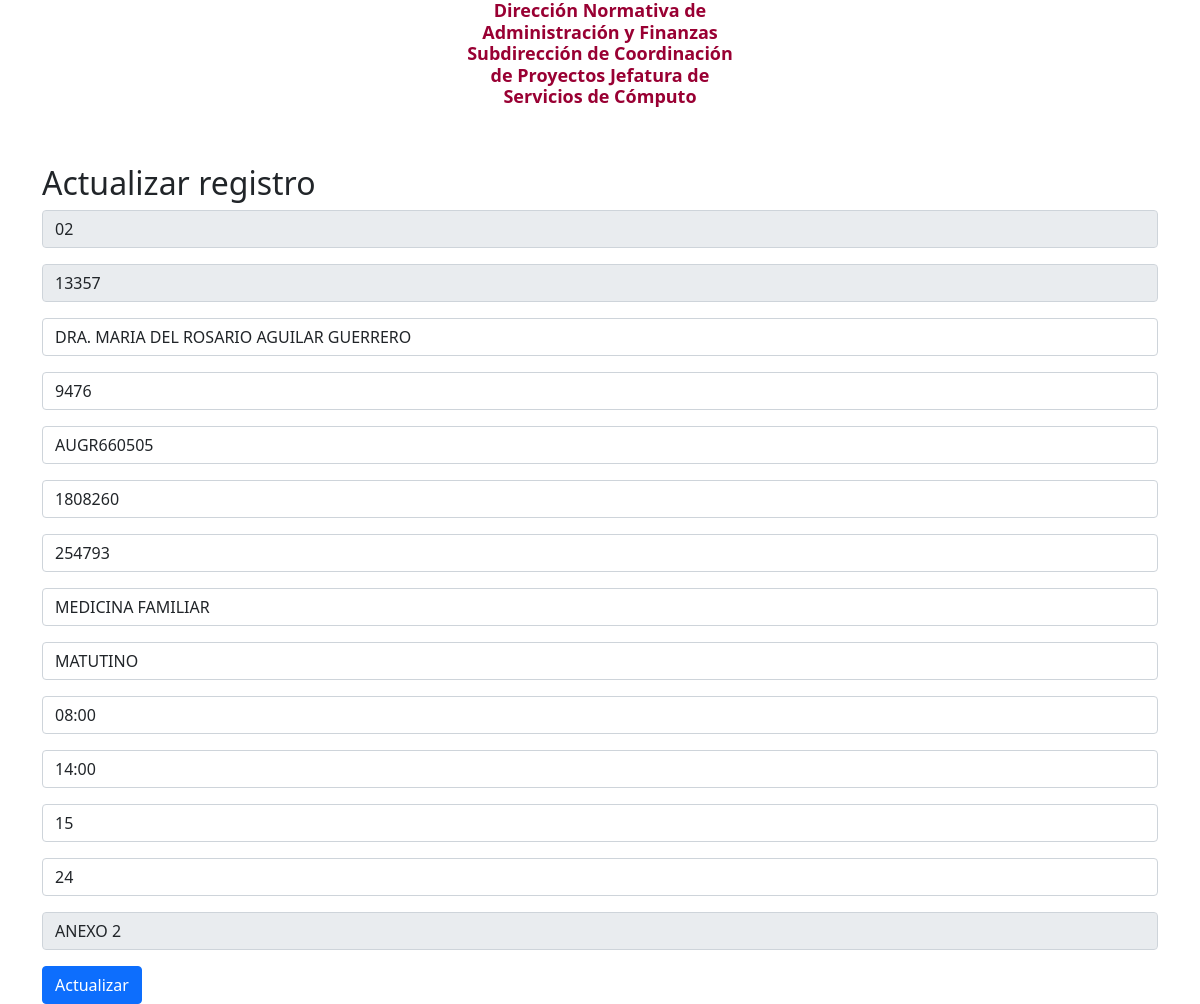
Page /actualizar.php?id=3 on the committed database.
### tables this page shows
CREATE TABLE `medicos` (
  `id` int(11) NOT NULL,
  `id_medico` int(11) NOT NULL,
  `n_empleado` int(11) NOT NULL,
  `nom_medico` varchar(50) NOT NULL,
  `cedula` int(11) NOT NULL,
  `rfc` varchar(20) NOT NULL,
  `servicio` varchar(50) NOT NULL,
  `turno` varchar(15) NOT NULL,
  `h_inicio` varchar(10) NOT NULL,
  `h_final` varchar(10) NOT NULL,
  `t_consulta` int(11) NOT NULL,
  `n_citas` int(11) NOT NULL,
  `observaciones` varchar(200) NOT NULL,
  `id_consultorio` int(11) NOT NULL,
  `nom_consultorio` varchar(50) NOT NULL
);

### actualizar.php (the view, shortened to what this page needs)
<?php
    $con=conectar();
$id=$_GET['id'];
$sql="SELECT * FROM medicos WHERE id='$id'";
$query=mysqli_query($con,$sql);
$row=mysqli_fetch_array($query);
?>
<!DOCTYPE html>
<html lang="en">
<head>
    <link rel="stylesheet" href="style.css">
    <link href="https://cdn.jsdelivr.net/npm/bootstrap@5.0.0-beta1/dist/css/bootstrap.min.css" rel="stylesheet">
</head>
<header>
        <div class="container-fluid">
            <div class="row justify-content-center">
                <div class="col-sm-3">
                </div>
                <div class="col-md-3">
                    <h1 id="titulo">
                        Dirección Normativa de Administración y Finanzas Subdirección de
                        Coordinación de Proyectos Jefatura de Servicios de Cómputo
                    </h1>
                </div>
                <div class="col-md-3">
                </div>
            </div>
        </div>
</header>
                <div class="container mt-5">
                    <h2>Actualizar registro</h2>
                    <form action="update.php" method="POST">
                                <input type="text" class="form-control mb-3" name="nom_consultorio" placeholder="N° de Consultorio" value="<?php echo $row['nom_consultorio']?>" readonly="readonly" >
                                <input type="text" class="form-control mb-3" name="id_consultorio" placeholder="ID Consultorio" value="<?php echo $row['id_consultorio'] ?>"  readonly="readonly">
                                <input type="text" class="form-control mb-3" name="nom_medico" placeholder="Nombre del Médico o Sin medico" value="<?php echo $row['nom_medico'] ?>" >
                                <input type="text" class="form-control mb-3" name="id_medico" placeholder="ID Médico" value="<?php echo $row['id_medico'] ?>">
                                <input type="text" class="form-control mb-3" name="rfc" placeholder="R.F.C." value="<?php echo $row['rfc'] ?>">
                                <input type="text" class="form-control mb-3" name="cedula" placeholder="Cédula Profesional" value="<?php echo $row['cedula'] ?>">
                                <input type="text" class="form-control mb-3" name="n_empleado" placeholder="Nº Empleado" value="<?php echo $row['n_empleado'] ?>" >
                                <input type="text" class="form-control mb-3" name="servicio" placeholder="Servicio" value="<?php echo $row['servicio'] ?>" >
                                <input type="text" class="form-control mb-3" name="turno" placeholder="Turno" value="<?php echo $row['turno'] ?>" >
                                <input type="text" class="form-control mb-3" name="h_inicio" placeholder="Horario Inicio" value="<?php echo $row['h_inicio'] ?>" >
                                <input type="text" class="form-control mb-3" name="h_final" placeholder="Horario Final" value="<?php echo $row['h_final'] ?>" >
                                <input type="text" class="form-control mb-3" name="t_consulta" placeholder="Tiempo de consulta" value="<?php echo $row['t_consulta'] ?>" >
                                <input type="text" class="form-control mb-3" name="n_citas" placeholder="Número de citas" value="<?php echo $row['n_citas'] ?>" >
                                <input type="text" class="form-control mb-3" name="observaciones" placeholder="Colonias Adscritas (Observaciones)" value="<?php echo $row['observaciones'] ?>" readonly="readonly">
                                <input type="submit" class="btn btn-primary" value="Actualizar">
                    </form>
                </div>
    </body>
</html>

### style.css (style rules this page uses)
header { right: 0; text-align: center; }
#titulo { font-size: 18px; font-weight: bold; text-align: center; color: rgb(153, 0, 51); }

### rows in the picture
medicos: nom_consultorio "02", id_consultorio "13357", nom_medico "DRA. MARIA DEL ROSARIO AGUILAR GUERRERO", id_medico "9476", rfc "AUGR660505", cedula "1808260", n_empleado "254793", servicio "MEDICINA FAMILIAR", turno "MATUTINO", h_inicio "08:00", h_final "14:00", t_consulta "15", n_citas "24", observaciones "ANEXO 2"
